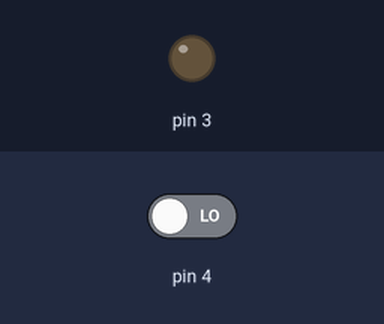
Simulated run of this sketch. Board: Arduino Uno, built with avr-gcc and run on an emulated ATmega328P. On the bench: output pins drawn as LEDs (lit = HIGH). Inputs (shaded band) come from the test bench; at power-on: pin 4 LOW.

Above: at 1.2 s.
1.3 s: pin 4 driven HIGH
At 2.5 s:
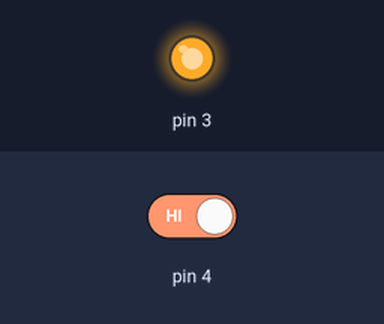
2.8 s: pin 4 driven LOW
At 3.9 s:
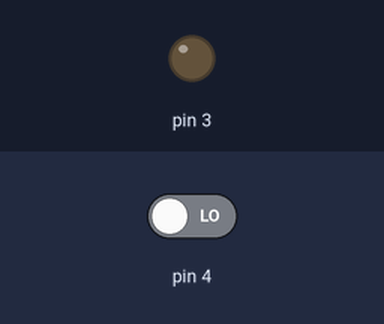
Timing chart, 0 to 5.8 s (numbered marks = the images above; inputs shaded):
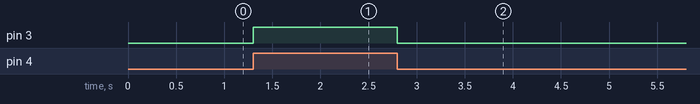

Measured:
- after the input at 1.3 s, pin 3: LOW → HIGH at once
- after the input at 2.8 s, pin 3: HIGH → LOW at once

The sketch:

human_light.ino
```cpp
void setup()
{
    pinMode(4, INPUT);
    pinMode(3, OUTPUT);
}

void loop()
{
    if(digitalRead(4) == 1)
    {
        digitalWrite(3, HIGH);
    }
    else
    {
        digitalWrite(3, LOW);
    }
}
```
